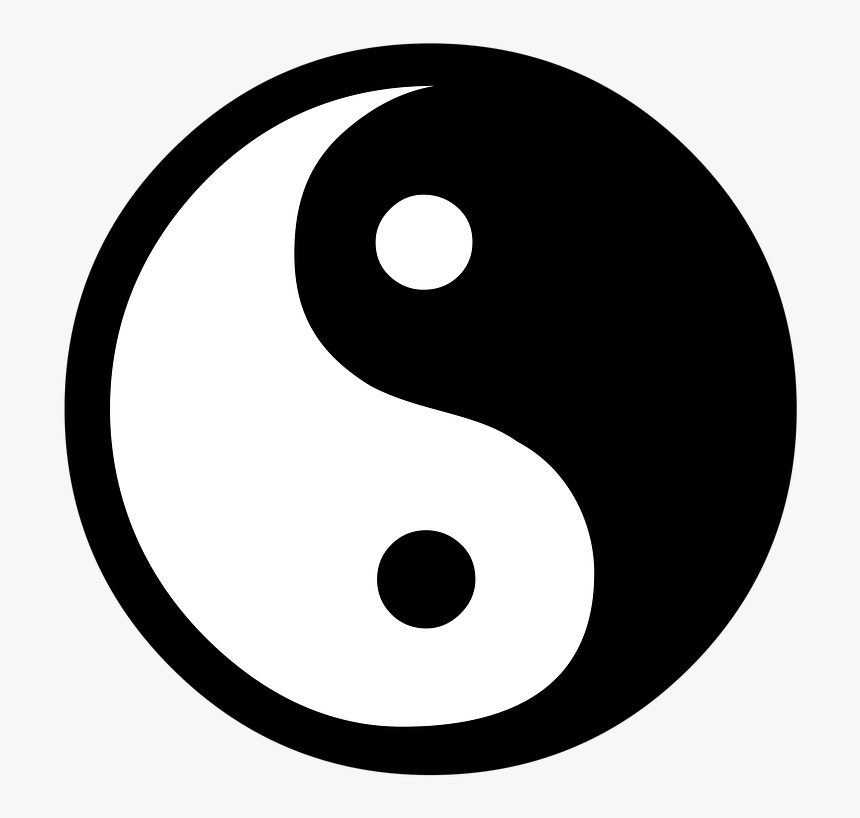
#> input picture m.png, 860 x 818 px
$ jupyter execute practicaCAR-Copy1.ipynb
#> lines starting #> are read from the running program, lines starting #| are printed output that depends on the picture; after the words box and inside, x2 and y2 are one past the last pixel; in counts of white or black regions, pixels touching at a corner belong together
[cell 1]
# baseline cnn model for mnist
import cv2 as cv
import numpy as np
import pandas as pd
import matplotlib.pyplot as plt
import os
from skimage.io import imread
from matplotlib import cm
from scipy.ndimage import gaussian_filter
from skimage.color import rgb2gray
import math

# Imagen que se va a utilizar

[cell 2]
imagen = plt.imread("m.png")
#> imagen is the input picture: shape (818, 860, 4) float32; mean R, G, B, A 0.627, 0.627, 0.627, 1
plt.imshow(imagen)

# Lectura de la foto

[cell 3]
#Utilizamos el flag 0 para que lea la imagen en escala de grises
data=imread('m.png',cv.IMREAD_GRAYSCALE)

[cell 4]
data.shape
#> Out = (818, 860, 4)

[cell 5]
#Comprobamos los valores del array y que no son valores vacios
np.unique(data)
#> Out = 256 values from 0 to 255

# Algoritmo detección de bordes

# imagen a escala de grises

[cell 6]
gray = rgb2gray(imagen)

# 1. Filtro gaussiano

[cell 7]
filtro = gaussian_filter(gray,sigma=1)

# 2. Supresion No maxima

[cell 8]
# Encuentra el gradiente en la dirección X
grad_x = cv.Sobel(filtro, cv.CV_16SC1, 1, 0)
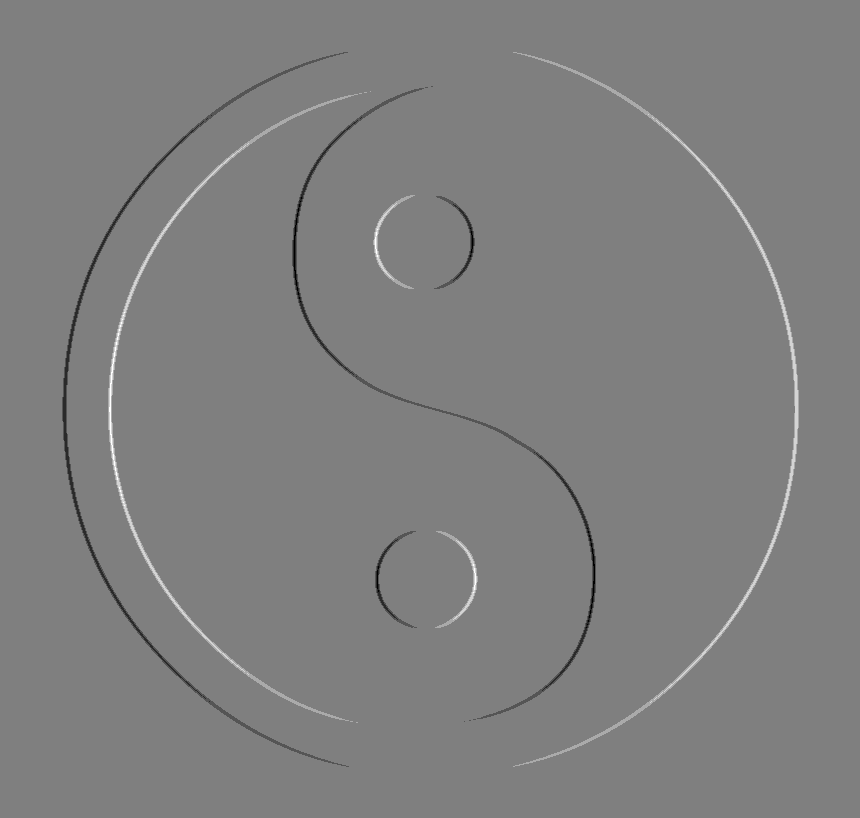
#> grad_x: shape (818, 860) int16; min -3, max 3, mean -2.13e-05; drawn with min black and max white
# Encuentra el gradiente en la dirección y
grad_y = cv.Sobel(filtro, cv.CV_16SC1, 0, 1)
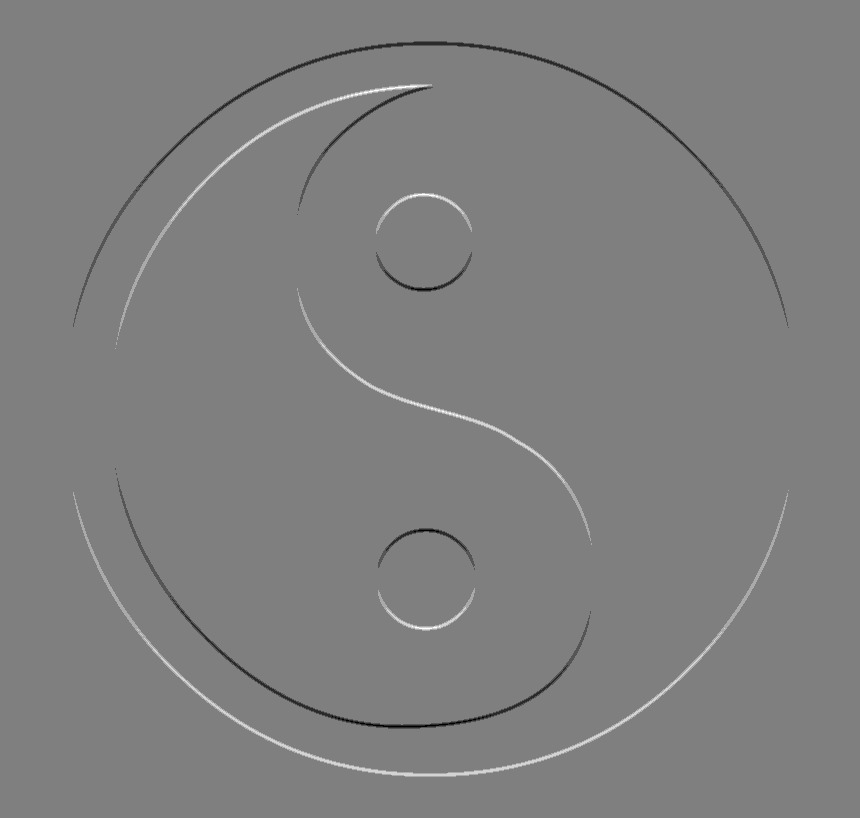
#> grad_y: shape (818, 860) int16; min -3, max 3, mean -0.000134; drawn with min black and max white
# Convertir el valor del gradiente a 8 bits
x_grad = cv.convertScaleAbs(grad_x)
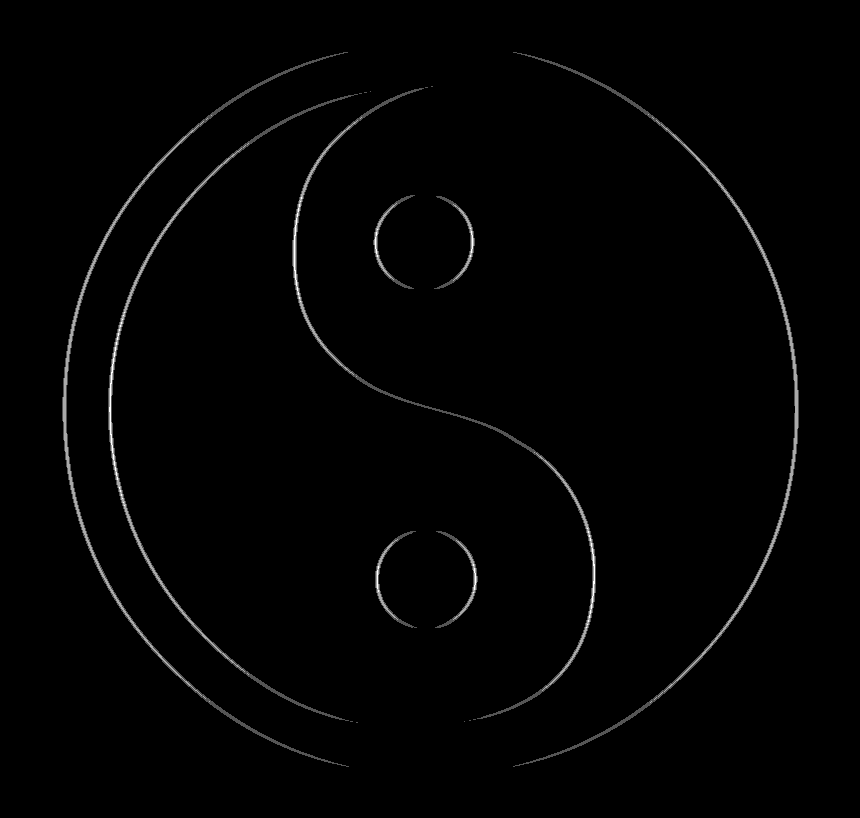
#> x_grad: shape (818, 860); min 0, max 3, mean 0.0319; drawn with min black and max white
y_grad = cv.convertScaleAbs(grad_y)
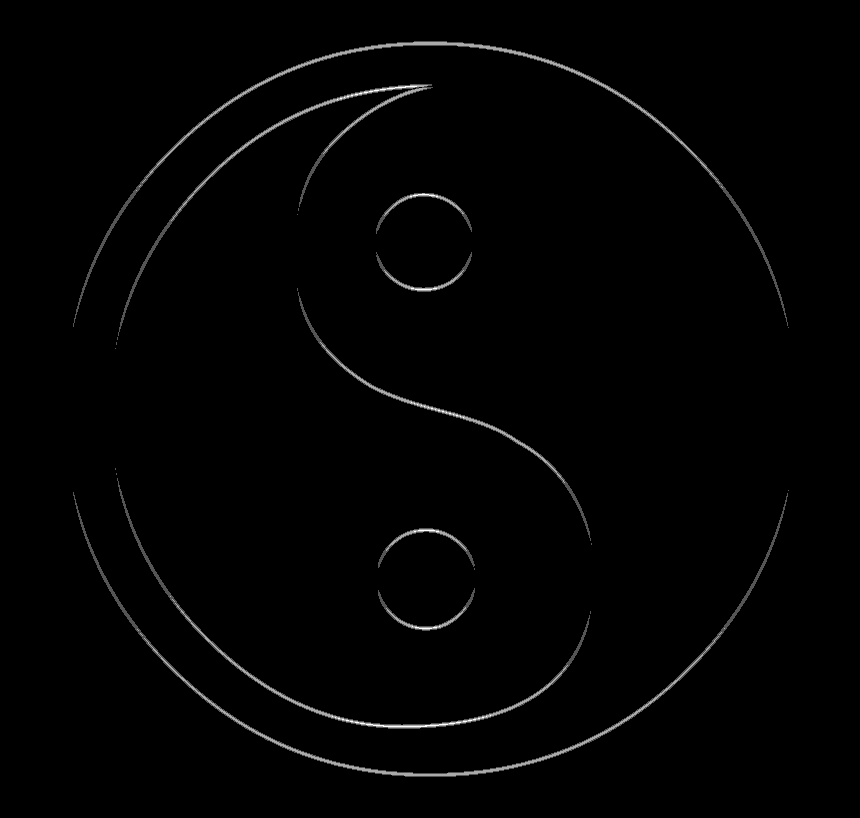
#> y_grad: shape (818, 860); min 0, max 3, mean 0.0313; drawn with min black and max white
# Combina dos gradientes
combina_grad = cv.addWeighted(x_grad, 0.5, y_grad, 0.5, 0)
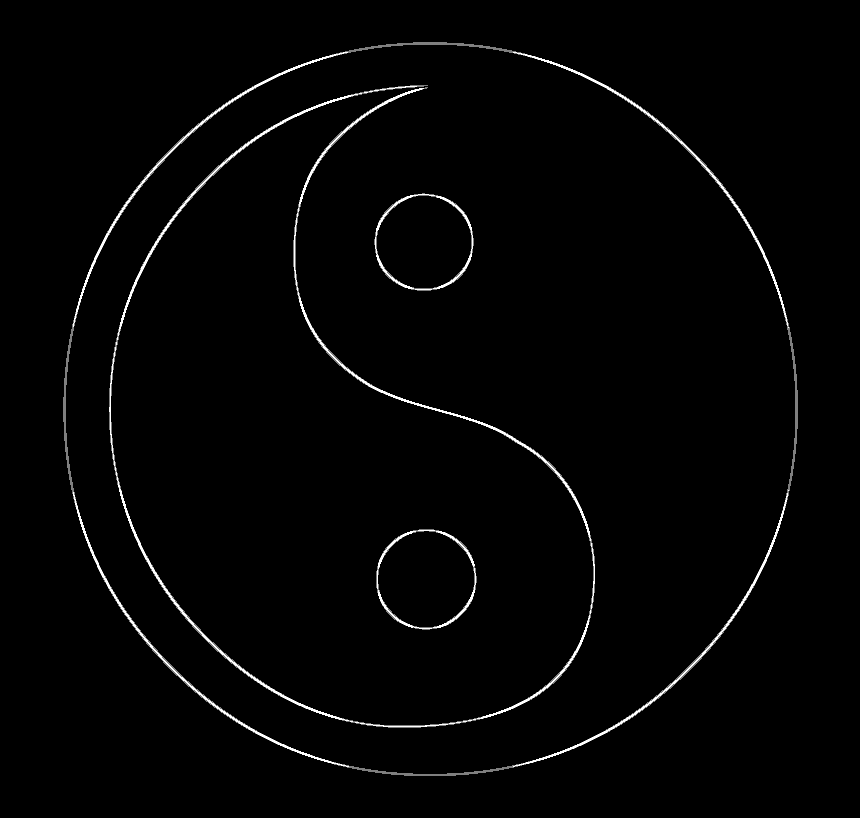
#> combina_grad: shape (818, 860); min 0, max 2, mean 0.0319; drawn with min black and max white

[cell 9]
combina_grad.shape
#> Out = (818, 860)

# 3. Deteccion de bordes

[cell 10]
# paso 4. Algoritmo de doble umbral para detectar y conectar bordes
filas, columnas = combina_grad.shape
#> filas = 818; columnas = 860
imagen_final = np.zeros([filas, columnas])
# Definir umbral alto y bajo
bajo = 0.2 * np.max(combina_grad)
#> bajo = 0.4
alto = 0.3 * np.max(combina_grad)
#> alto = 0.6
for i in range(1, filas-1):
    for j in range(1, columnas-1):
        if (combina_grad[i, j] < bajo):
            imagen_final[i, j] = 0
        elif (combina_grad[i, j] > alto):
            imagen_final[i, j] = 1
        elif ((combina_grad[i-1, j-1:j+1] < alto).any() or (combina_grad[i+1, j-1:j+1]).any()
              or (combina_grad[i, [j-1, j+1]] < alto).any()):
            imagen_final[i, j] = 1
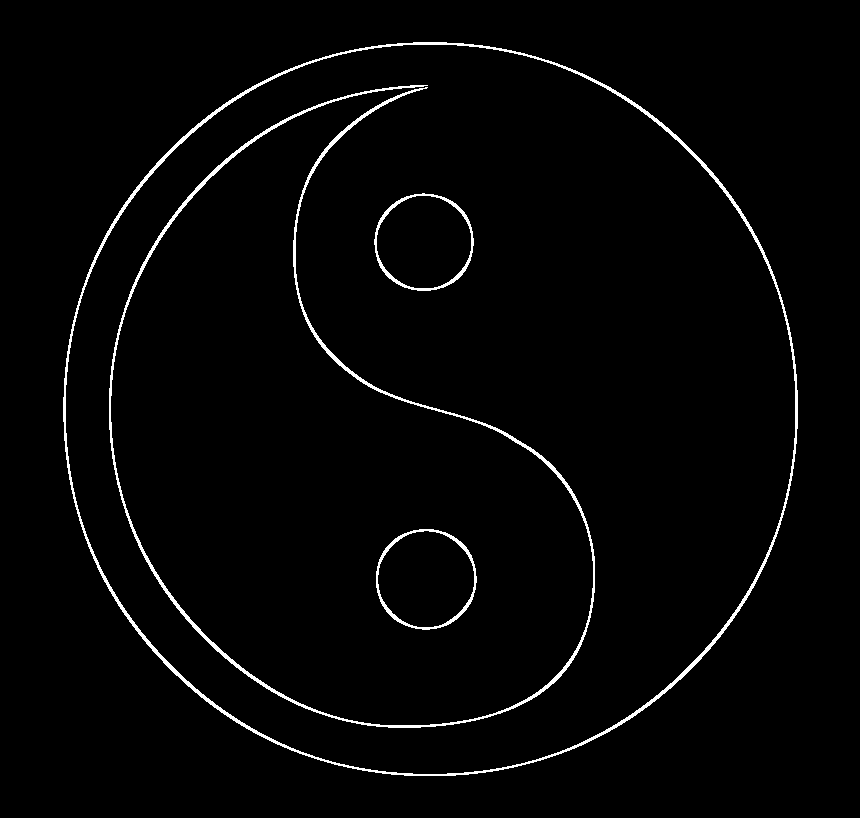
#> imagen_final: shape (818, 860) float64; values 0 (black) and 1 (white), 2.1% white; 4 white regions, box (x1, y1, x2, y2) and area: (63, 42, 798, 776) 6902, (109, 85, 595, 728) 5959, (376, 529, 477, 630) 940, (374, 193, 474, 291) 920

[cell 11]
cv.imwrite("img_final.png",imagen_final)
#> Out = True

# Imagen final

[cell 12]
img_final = plt.imread("img_final.png")
plt.imshow(img_final)

$ run again, with imagen.png copied over m.png
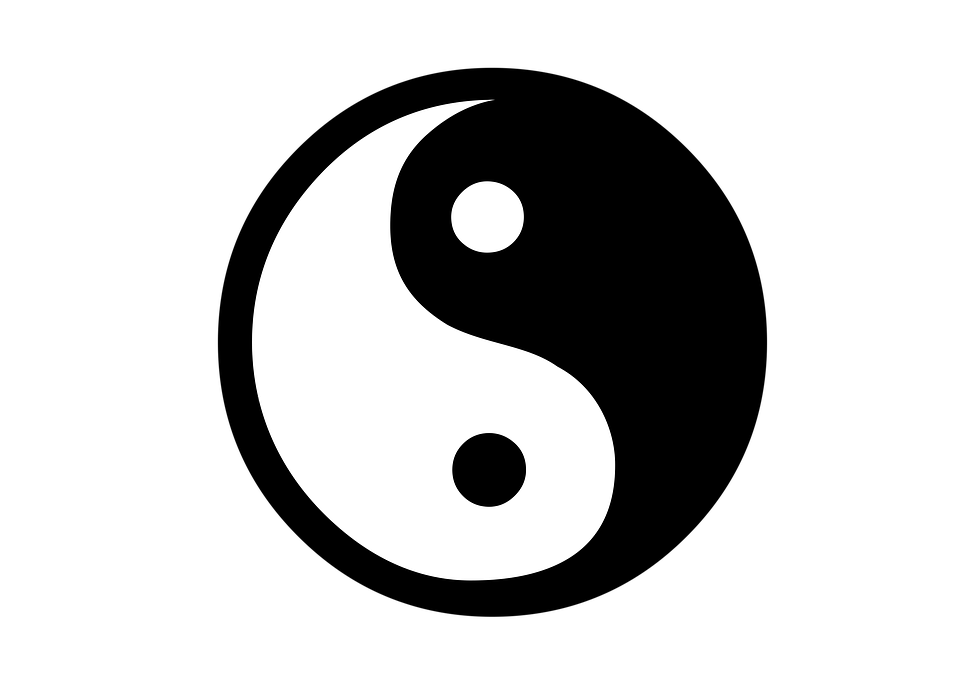
#> input picture imagen.png, 960 x 691 px
#> imagen is the input picture: shape (691, 960, 4) float32; mean R, G, B, A 0.143, 0.143, 0.143, 0.358
#> `np.unique(data)`: Out = 256 values from 0 to 255
#> `grad_x = cv.Sobel(filtro, cv.CV_16SC1, 1, 0)`:
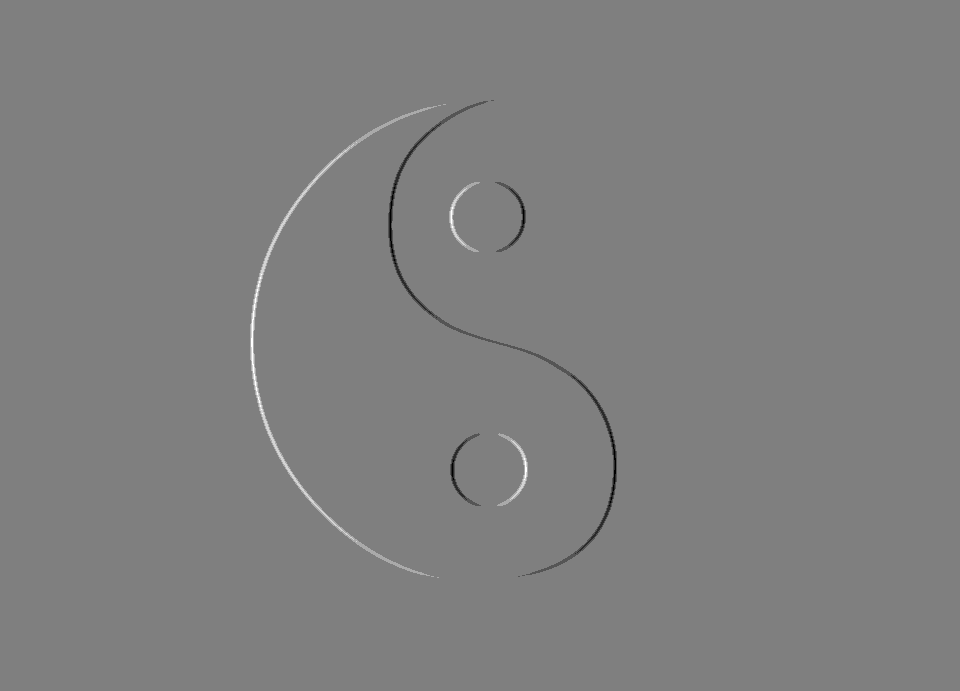
#> grad_x: shape (691, 960) int16; min -3, max 3, mean -4.52e-05; drawn with min black and max white
#> bajo = 0.4
#> alto = 0.6
#> after the loop `for i in range(1, filas-1):`:
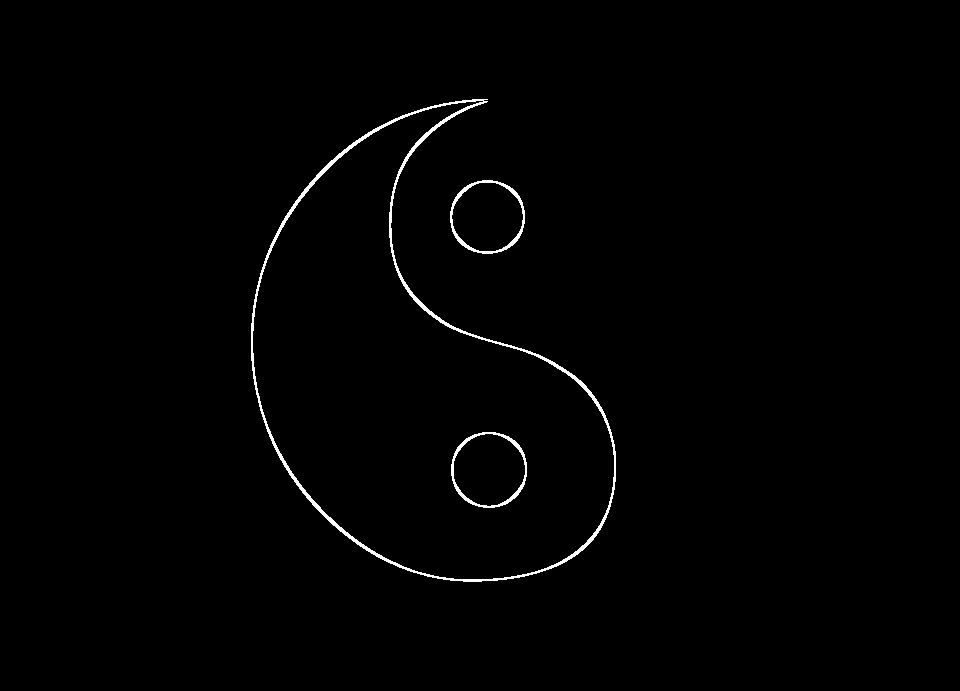
#> imagen_final: shape (691, 960) float64; values 0 (black) and 1 (white), 0.88% white; 3 white regions, box (x1, y1, x2, y2) and area: (251, 99, 616, 582) 4445, (450, 180, 525, 254) 703, (451, 432, 527, 508) 703

$ run again, with l.png copied over m.png
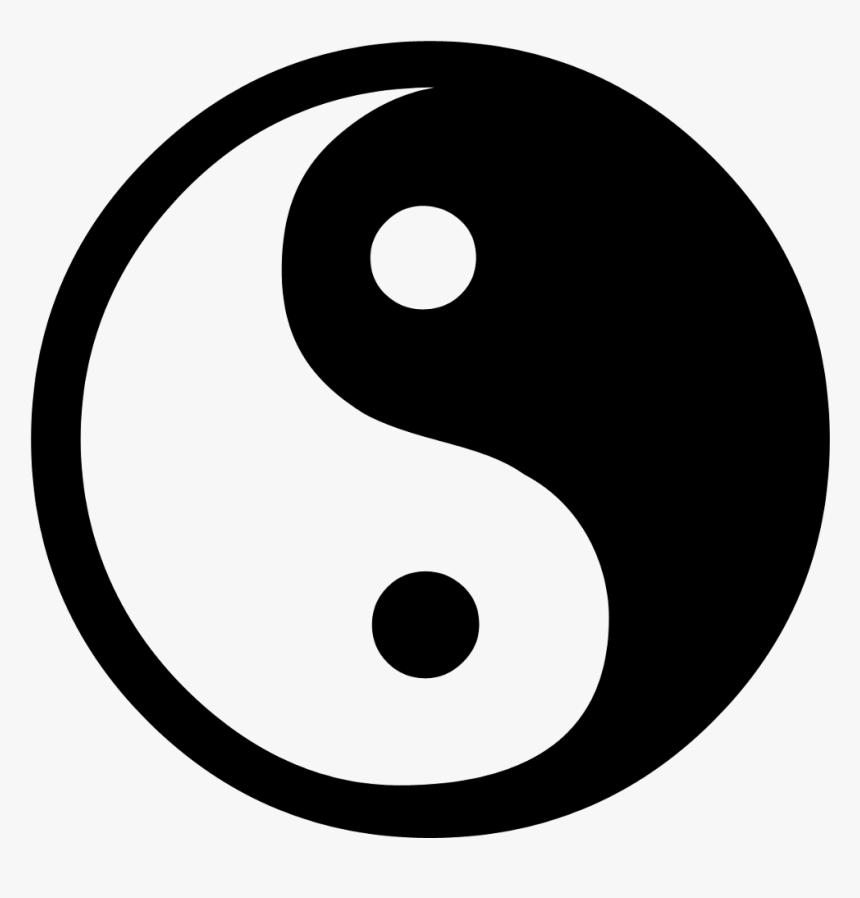
#> input picture l.png, 860 x 898 px
#> imagen is the input picture: shape (898, 860, 4) float32; mean R, G, B, A 0.591, 0.591, 0.591, 1
#> `np.unique(data)`: Out = 249 values from 0 to 255
#> `grad_y = cv.Sobel(filtro, cv.CV_16SC1, 0, 1)`:
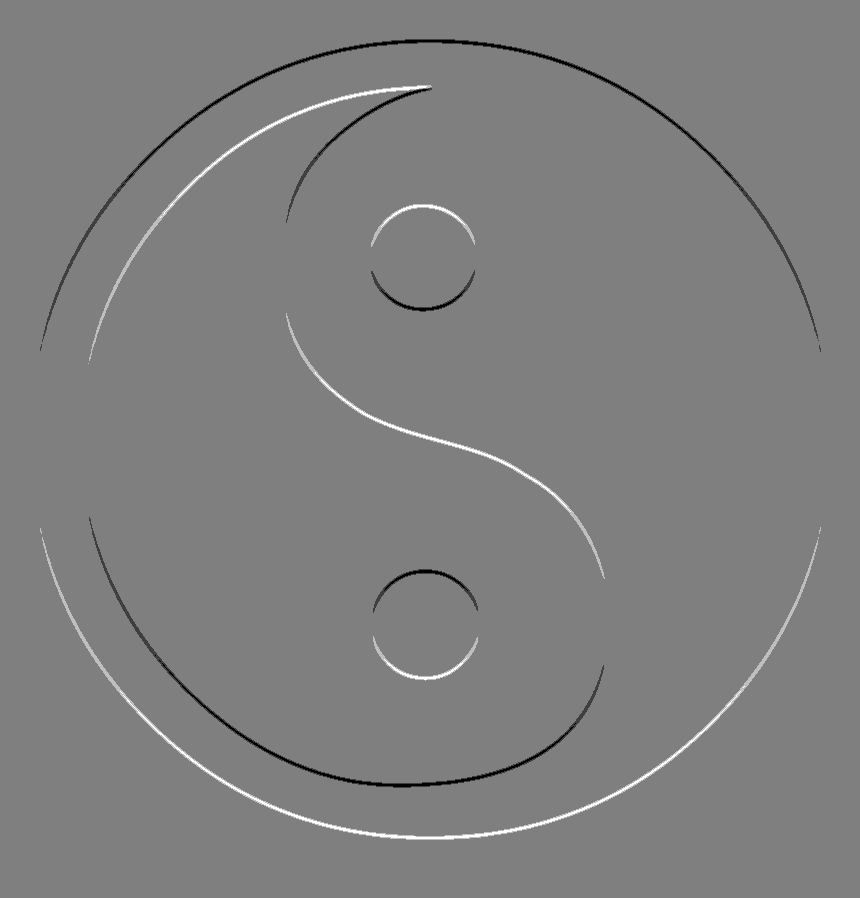
#> grad_y: shape (898, 860) int16; min -2, max 2, mean -2.33e-05; drawn with min black and max white
#> bajo = 0.4
#> alto = 0.6
#> after the loop `for i in range(1, filas-1):`:
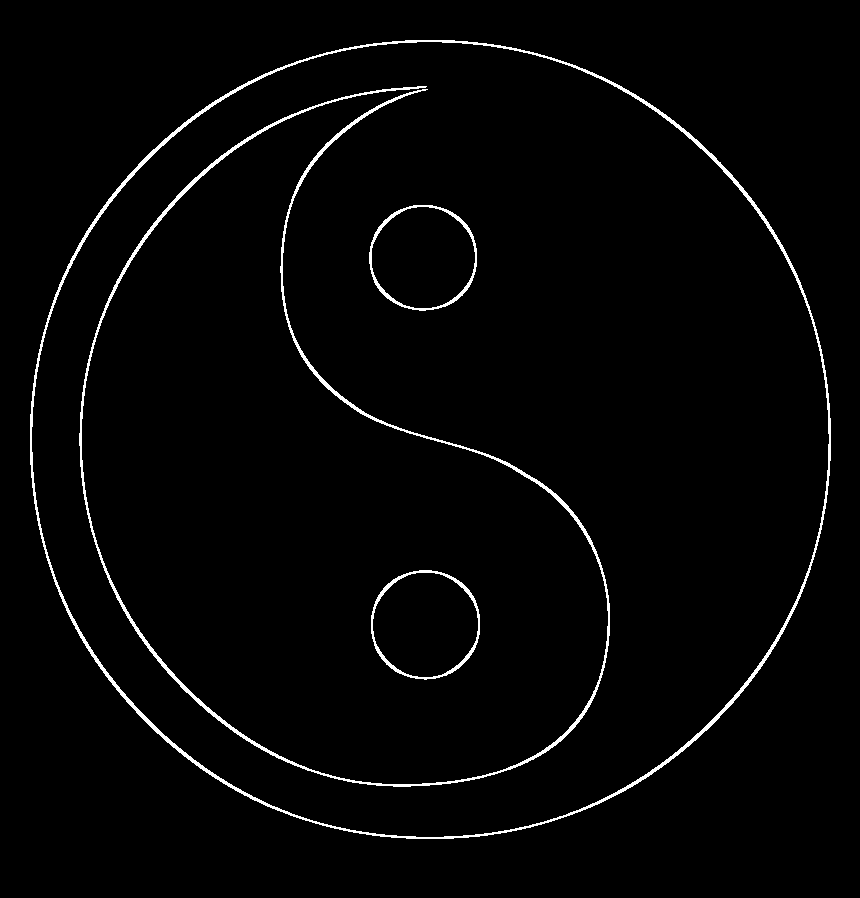
#> imagen_final: shape (898, 860) float64; values 0 (black) and 1 (white), 2.1% white; 4 white regions, box (x1, y1, x2, y2) and area: (30, 40, 831, 839) 7620, (79, 86, 610, 787) 6499, (371, 570, 480, 680) 1015, (369, 205, 477, 311) 992
